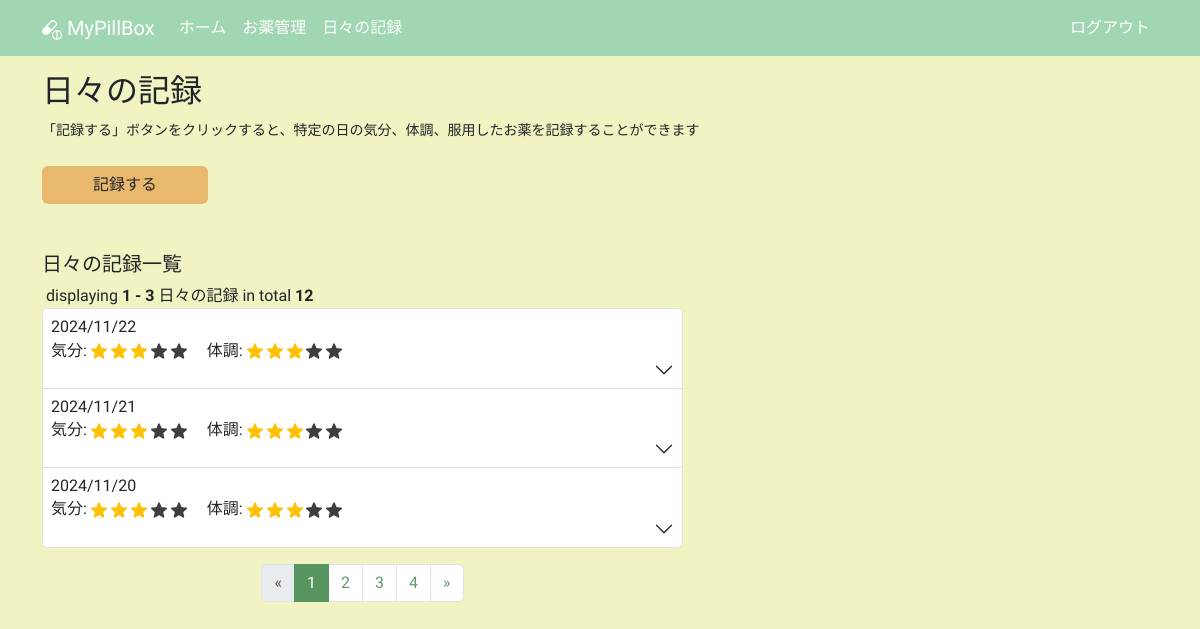
Screenshot of /daily_logs (signed in) with the database file from the repository.
### app/models.py (models this page shows, shortened)
class DailyLog(db.Model):
    __tablename__ = "daily_logs"
    id: so.Mapped[int] = so.mapped_column(primary_key=True)
    date: so.Mapped[datetime.date] = so.mapped_column(sa.Date)
    mood: so.Mapped[int]
    condition: so.Mapped[int]
    user_id: so.Mapped[int] = so.mapped_column(sa.ForeignKey(User.id))
    user: so.Mapped[User] = so.relationship(back_populates="daily_logs")
    daily_log_details: so.Mapped[list["DailyLogDetail"]] = so.relationship(
        cascade="all, delete-orphan", back_populates="daily_log"
    )

### app/routes.py (the view)
@app.route("/daily_logs")
@login_required
def daily_logs():
    title = "日々の記録"
    form = EmptyForm()
    page = request.args.get(get_page_parameter(), type=int, default=1)
    per_page = 3
    total_query = sa.select(sa.func.count(DailyLog.id)).where(
        DailyLog.user == current_user
    )
    total_count = db.session.scalar(total_query)
    query = (
        sa.select(DailyLog)
        .where(DailyLog.user == current_user)
        .order_by(DailyLog.date.desc())
        .limit(per_page)
        .offset((page - 1) * per_page)
    )
    daily_logs = db.session.scalars(query).all()
    for log in daily_logs:
        log.all_doses_zero = all(detail.dose == 0.0 for detail in log.daily_log_details)
    pagination = Pagination(
        page=page,
        per_page=per_page,
        total=total_count,
        display_msg="<b>{total}</b>件中の<b>{start} - {end}</b>件",
        record_name="日々の記録",
        css_framework="bootstrap5",
    )
    return render_template(
        "daily_logs.html",
        daily_logs=daily_logs,
        form=form,
        pagination=pagination,
        title=title,
    )

### app/models.py (called while the page is built)
@login.user_loader
def load_user(id):
    return db.session.get(User, int(id))

### app/templates/daily_logs.html (shortened to what this page needs)
{% extends "base.html" %}
{% block content %}
  <div class="mb-4">
    <h2 class="mb-2">日々の記録</h2>
    <p>
      <small>「記録する」ボタンをクリックすると、特定の日の気分、体調、服用したお薬を記録することができます</small>
    </p>
  </div>
  <div class="row">
    <div class="col-5 col-lg-2 mb-5">
      <a href="{{ url_for('create_daily_log') }}" class="btn btn-custom w-100">記録する</a>
    </div>
  </div>
  <div class="row">
    <div class="col-12 col-lg-7 mb-3">
      <h5 class="mb-2">日々の記録一覧</h5>
      {% if not daily_logs %}
        <small class="text-secondary">記録はまだありません</small>
      {% else %}
        {{ pagination.info }}
        <div class="accordion mb-3" id="accordionDailyLog">
          {% for daily_log in daily_logs %}
            <div class="accordion-item">
              <h2 class="accordion-header">
                <button class="accordion-button collapsed d-flex flex-column align-items-start p-2"
                        type="button"
                        data-bs-toggle="collapse"
                        data-bs-target="#collapse{{ loop.index }}"
                        aria-expanded="false"
                        aria-controls="collapse{{ loop.index }}">
                  <span class="pb-1">{{ daily_log.date.strftime('%Y/%m/%d') }}</span>
                  <span>気分:
                    {% for i in range(0, daily_log.mood) %}
                      <img src="{{ url_for('static', filename='images/star_on.png') }}"
                           class="star-display rating-checked"
                           alt="star">
                    {% endfor %}
                    {% if daily_log.mood < 5 %}
                      {% for i in range(daily_log.mood, 5) %}
                        <img src="{{ url_for('static', filename='images/star_on.png') }}"
                             class="star-display"
                             alt="star">
                      {% endfor %}
                    {% endif %}
                    　体調:
                    {% for i in range(0, daily_log.condition) %}
                      <img src="{{ url_for('static', filename='images/star_on.png') }}"
                           class="star-display rating-checked"
                           alt="star">
                    {% endfor %}
                    {% if daily_log.condition < 5 %}
                      {% for i in range(daily_log.condition, 5) %}
                        <img src="{{ url_for('static', filename='images/star_on.png') }}"
                             class="star-display"
                             alt="star">
                      {% endfor %}
                    {% endif %}
                  </span>
                </button>
              </h2>
            </div>
          {% endfor %}
        </div>
        <div class="d-flex justify-content-center mb-3">{{ pagination.links }}</div>
      {% endif %}
    </div>
  </div>
{% endblock content %}

### app/templates/base.html (style rules this page uses)
body { background-color: #F1F3C2; font-family: "Zen Maru Gothic", sans-serif; font-weight: 500; font-style: normal; }
.btn-custom { background-color: #E8B86D; font-weight: 500; }
.rating-checked { filter: none!important; }
.star-display { width: 1em; height: 1em; filter: invert(99%) sepia(1%) saturate(0%) hue-rotate(161deg) brightness(101%) contrast(104%); }
.accordion-button { font-weight: 500!important; }
.pagination { --bs-pagination-active-bg: #569560; --bs-pagination-color: #65966d; --bs-pagination-hover-color: #156723; --bs-pagination-active-border-color: #569560; }
.pagination-page-info { padding-left: .25rem; }

### rows the page displays
DailyLog: date "2024/11/22"
DailyLog: date "2024/11/21"
DailyLog: date "2024/11/20"

### other values shown
{{ pagination.info }} "displaying 1 - 3 日々の記録 in total 12"
{{ pagination.links }} "« 1 2 3 4 »"
